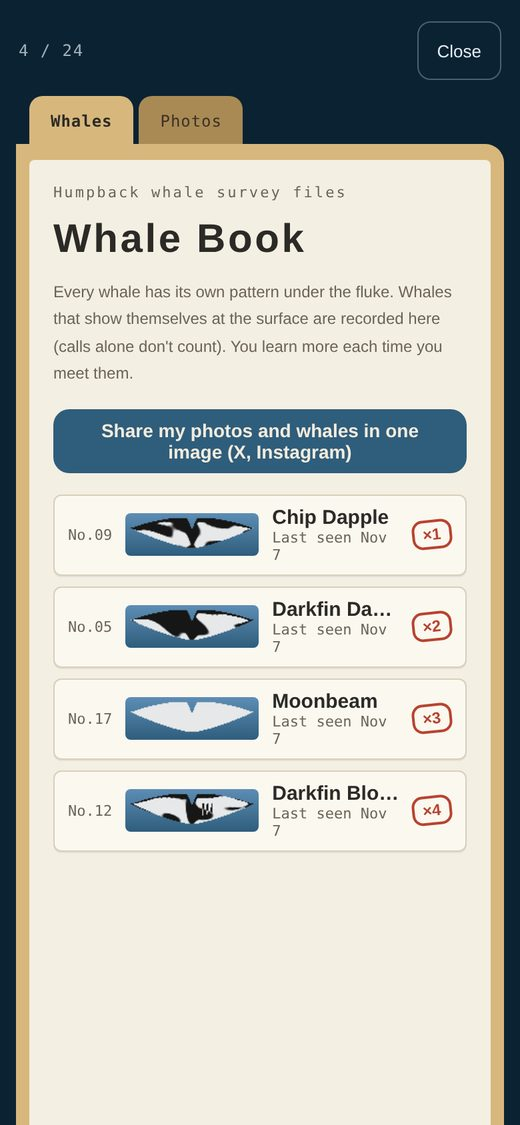
#> input picture promo/source/video/en-book.jpg, 520 x 1125 px
$ python endcard.py ../video/en-book.jpg out.png
#> lines starting #> are read from the running program, lines starting #| are printed output that depends on the picture
# 最後の画面: 静かな海の上に、アプリのアイコンと言葉
from PIL import Image, ImageDraw, ImageFilter, ImageFont, ImageEnhance
import sys
W, H = 1080, 1920
BOLD = '/usr/share/fonts/opentype/noto/NotoSansCJK-Bold.ttc'
MED = '/usr/share/fonts/opentype/noto/NotoSansCJK-Medium.ttc'
bg = Image.open(sys.argv[1]).convert('RGB').resize((W, H))
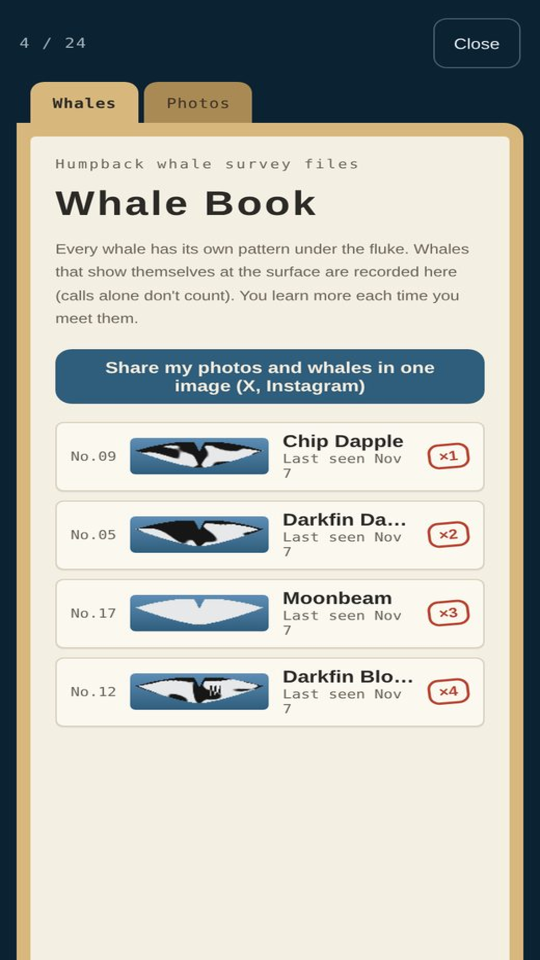
#> bg: PIL image 1080x1920 RGB (shown at 1/2 size); mean R, G, B 186.4, 188.1, 180.9
bg = ImageEnhance.Brightness(bg.filter(ImageFilter.GaussianBlur(6))).enhance(0.55).convert('RGBA')
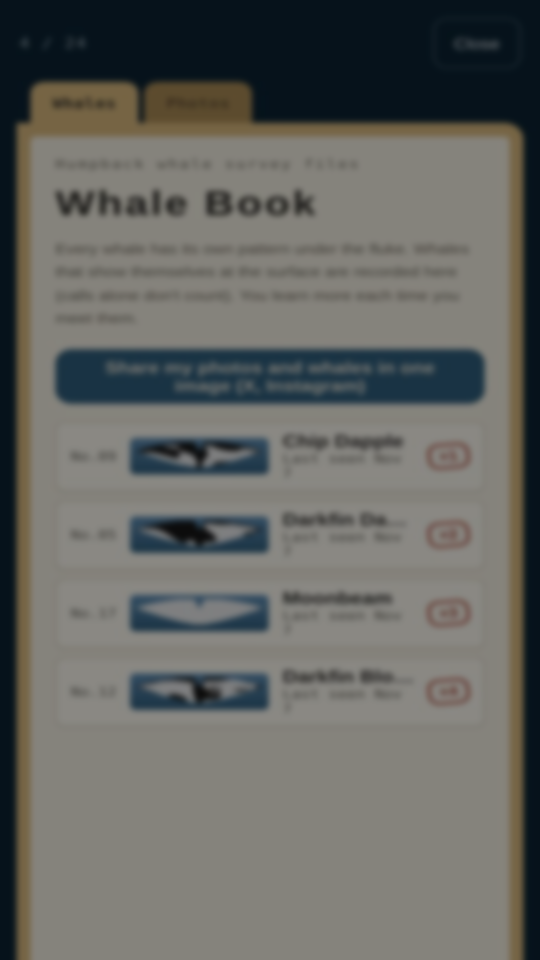
#> bg: PIL image 1080x1920 RGBA (shown at 1/2 size); mean R, G, B, A 102.1, 103, 98.9, 255
d = ImageDraw.Draw(bg)
#> (the run stopped early here; a loop or call above may not have finished)

$ run again, on promo/source/video/en-whale.jpg
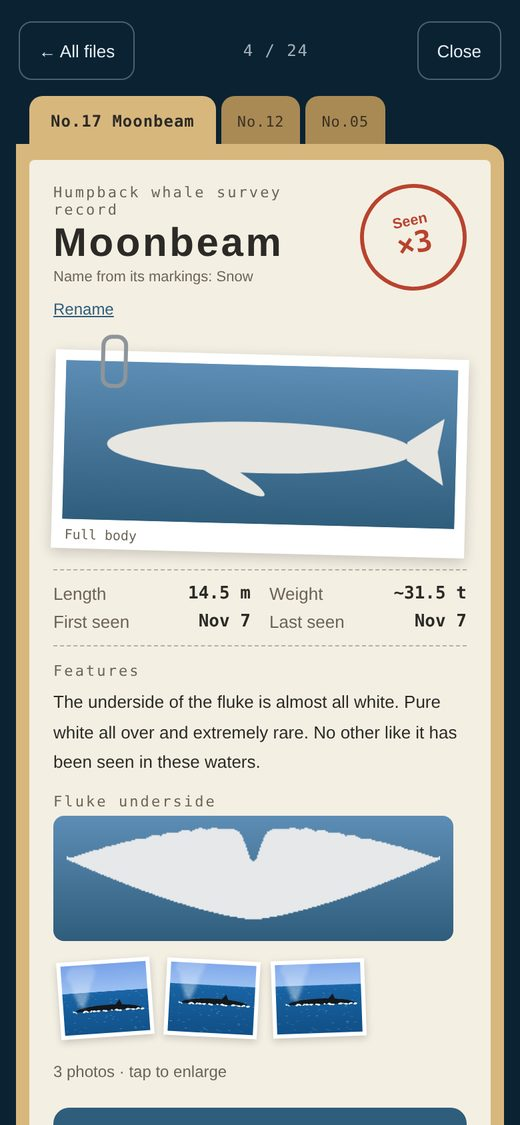
#> input picture promo/source/video/en-whale.jpg, 520 x 1125 px
#> `bg = Image.open(sys.argv[1]).convert('RGB').resize((W, H))`:
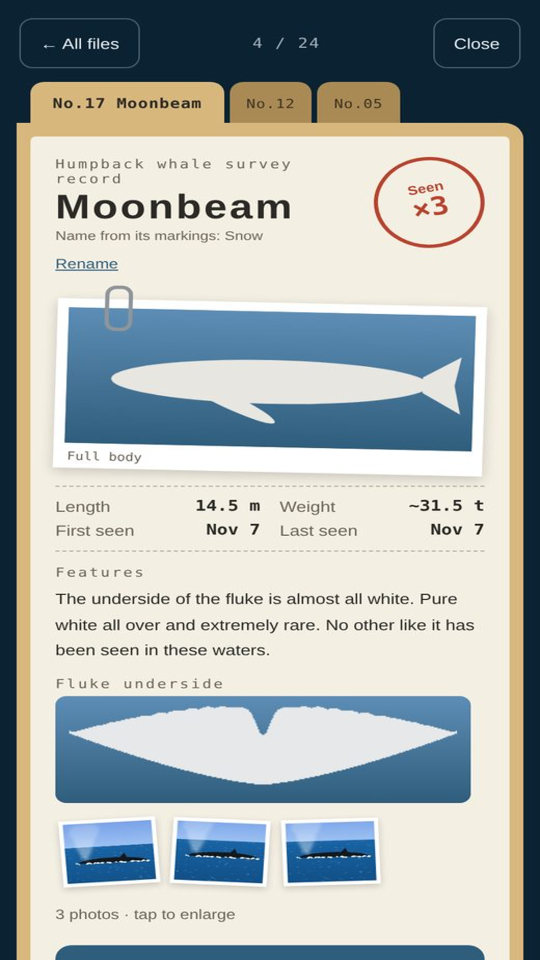
#> bg: PIL image 1080x1920 RGB (shown at 1/2 size); mean R, G, B 169.7, 176.7, 175.1
#> `bg = ImageEnhance.Brightness(bg.filter(ImageFilter.GaussianBlur(6))).e..`:
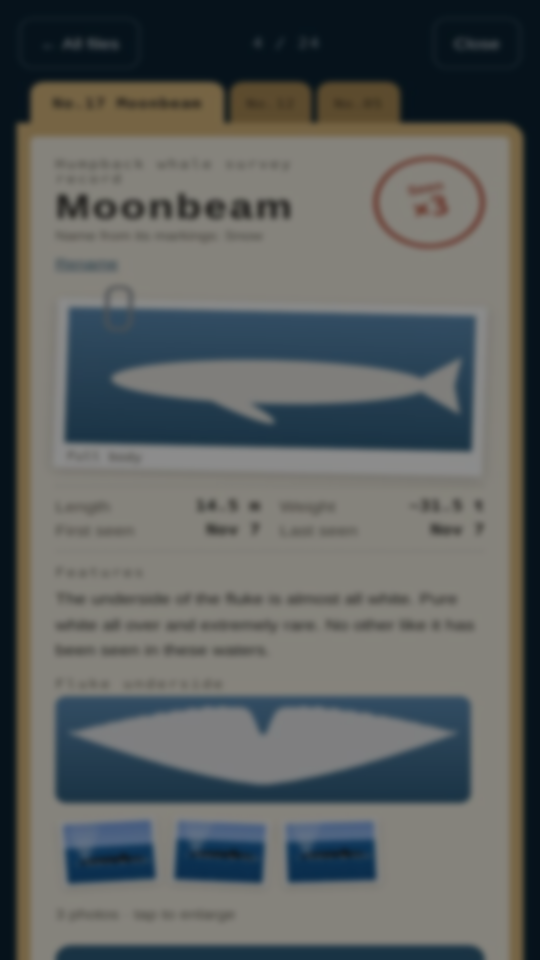
#> bg: PIL image 1080x1920 RGBA (shown at 1/2 size); mean R, G, B, A 92.9, 96.7, 95.7, 255

$ run again, on promo/source/video/ja-book.jpg
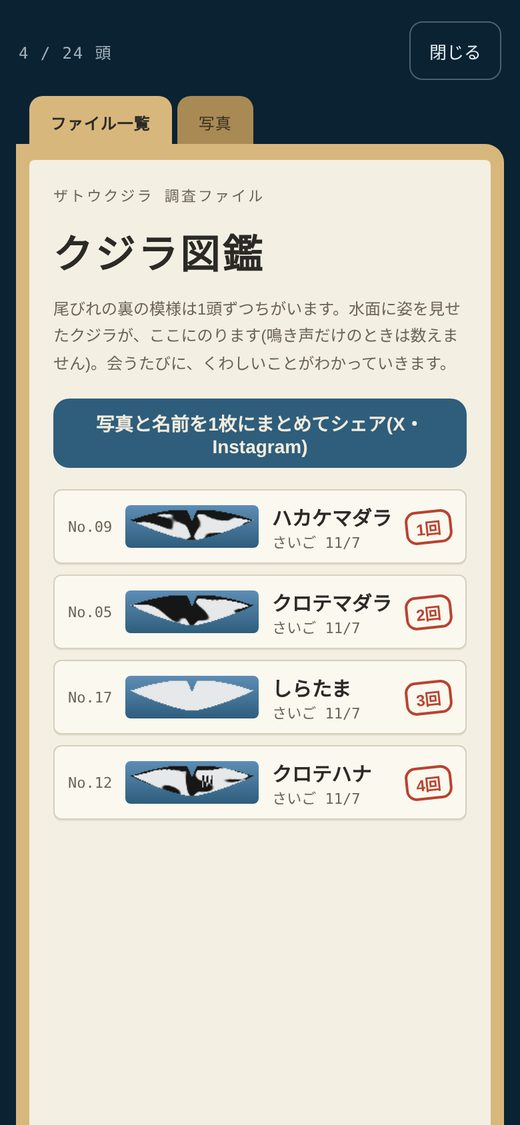
#> input picture promo/source/video/ja-book.jpg, 520 x 1125 px
#> `bg = Image.open(sys.argv[1]).convert('RGB').resize((W, H))`:
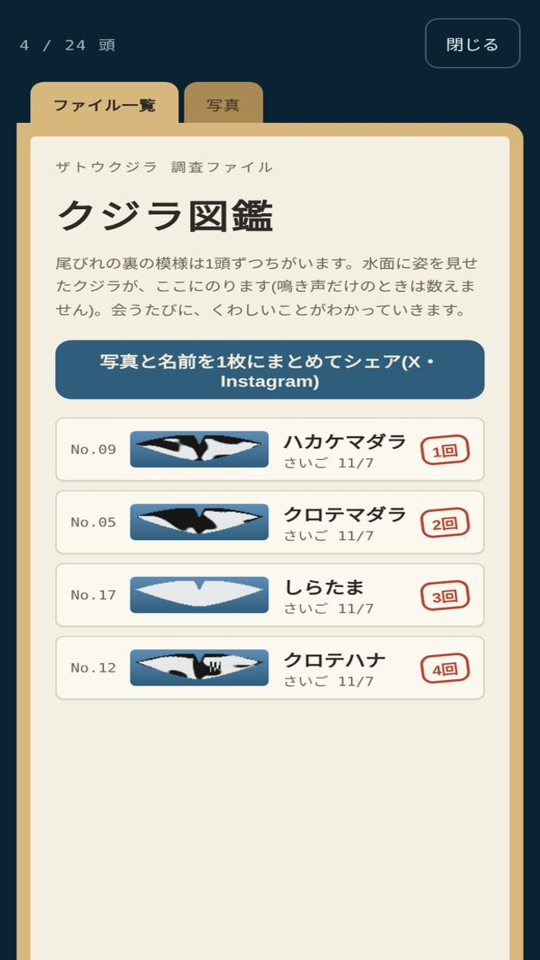
#> bg: PIL image 1080x1920 RGB (shown at 1/2 size); mean R, G, B 186.1, 187.8, 180.6
#> `bg = ImageEnhance.Brightness(bg.filter(ImageFilter.GaussianBlur(6))).e..`:
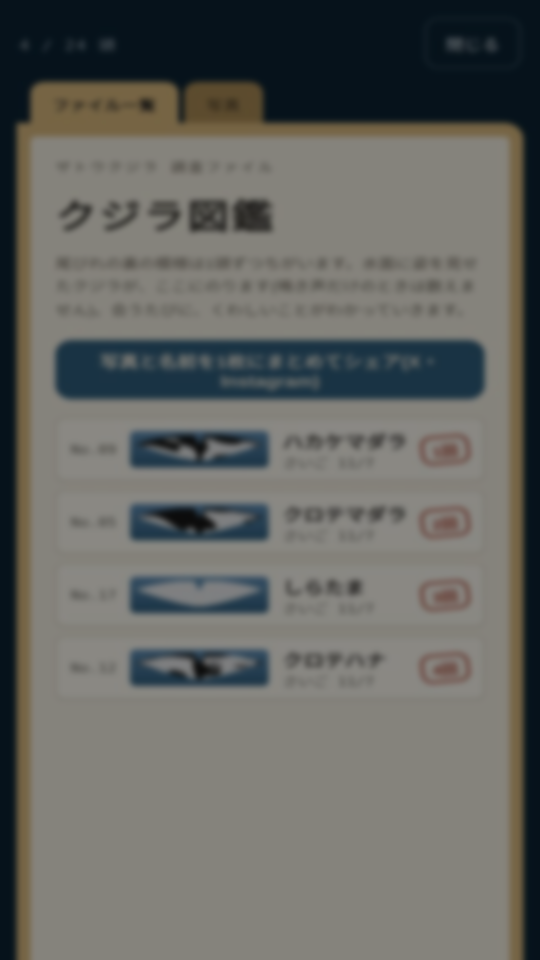
#> bg: PIL image 1080x1920 RGBA (shown at 1/2 size); mean R, G, B, A 101.9, 102.8, 98.7, 255
